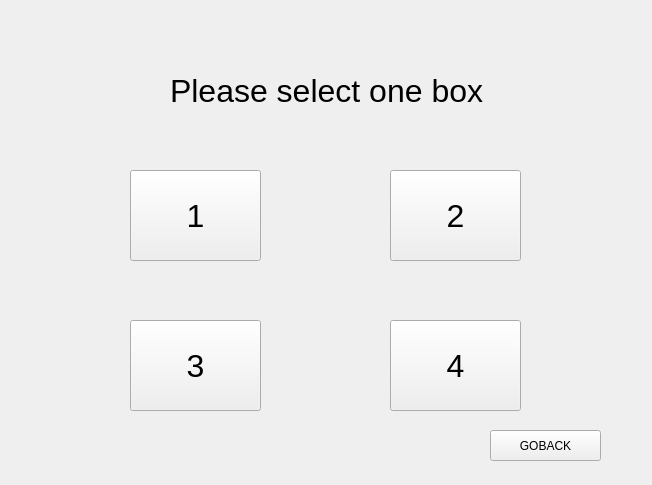
<?xml version="1.0" encoding="UTF-8"?>
<ui version="4.0">
 <class>ctrl3</class>
 <widget class="QWidget" name="ctrl3">
  <property name="geometry">
   <rect>
    <x>0</x>
    <y>0</y>
    <width>652</width>
    <height>485</height>
   </rect>
  </property>
  <property name="windowTitle">
   <string>Form</string>
  </property>
  <widget class="QLabel" name="label">
   <property name="geometry">
    <rect>
     <x>170</x>
     <y>70</y>
     <width>331</width>
     <height>41</height>
    </rect>
   </property>
   <property name="font">
    <font>
     <pointsize>24</pointsize>
    </font>
   </property>
   <property name="text">
    <string>Please select one box</string>
   </property>
   <property name="wordWrap">
    <bool>true</bool>
   </property>
  </widget>
  <widget class="QPushButton" name="one">
   <property name="geometry">
    <rect>
     <x>130</x>
     <y>170</y>
     <width>131</width>
     <height>91</height>
    </rect>
   </property>
   <property name="font">
    <font>
     <pointsize>24</pointsize>
    </font>
   </property>
   <property name="text">
    <string>1</string>
   </property>
  </widget>
  <widget class="QPushButton" name="three">
   <property name="geometry">
    <rect>
     <x>130</x>
     <y>320</y>
     <width>131</width>
     <height>91</height>
    </rect>
   </property>
   <property name="font">
    <font>
     <pointsize>24</pointsize>
    </font>
   </property>
   <property name="text">
    <string>3</string>
   </property>
  </widget>
  <widget class="QPushButton" name="two">
   <property name="geometry">
    <rect>
     <x>390</x>
     <y>170</y>
     <width>131</width>
     <height>91</height>
    </rect>
   </property>
   <property name="font">
    <font>
     <pointsize>24</pointsize>
    </font>
   </property>
   <property name="text">
    <string>2</string>
   </property>
  </widget>
  <widget class="QPushButton" name="four">
   <property name="geometry">
    <rect>
     <x>390</x>
     <y>320</y>
     <width>131</width>
     <height>91</height>
    </rect>
   </property>
   <property name="font">
    <font>
     <pointsize>24</pointsize>
    </font>
   </property>
   <property name="text">
    <string>4</string>
   </property>
  </widget>
  <widget class="QPushButton" name="pushButton_5">
   <property name="geometry">
    <rect>
     <x>490</x>
     <y>430</y>
     <width>111</width>
     <height>31</height>
    </rect>
   </property>
   <property name="text">
    <string>GOBACK</string>
   </property>
  </widget>
 </widget>
 <resources/>
 <connections/>
</ui>
